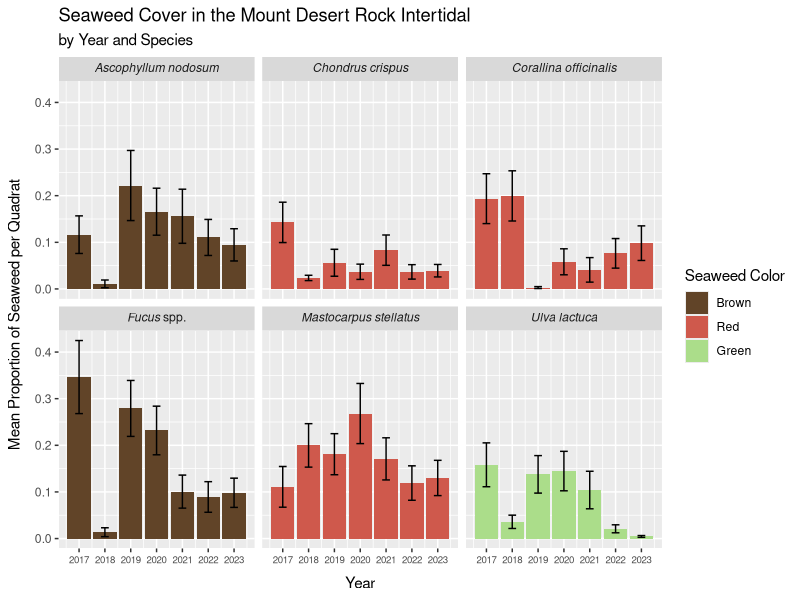

Generate this figure with R:
## ---- chunk 1
knitr::opts_chunk$set(echo = TRUE)
## ---- chunk 2
library(tidyverse)
library(ggplot2)
library(dplyr)
library(ggtext)
library(scales)

se <- function(x) sd(x)/sqrt(length(x))
## ---- chunk 3

expanded_seaweeds_mdr_with_2018 <- read.csv("data/expanded_seaweeds_mdr_with_2018.csv")

## ---- chunk 4

# include caption that says error bars represent +/- 1 standard error

seaweed_labs <- c("<i>Ascophyllum nodosum</i>",
                  "<i>Chondrus crispus</i>",
                  "<i>Corallina officinalis</i>",
                  "<i>Fucus</i> spp.",
                  "<i>Mastocarpus stellatus</i>",
                  "<i>Ulva lactuca</i>")

names(seaweed_labs) <- c("Asco_n",
                         "Chon_c",
                         "Cora_o",
                         "Fucu_spp",
                         "Mast_s",
                         "Ulva_l")

expanded_seaweeds_mdr_with_2018 %>%
  filter(seaweed_simple %in% names(seaweed_labs)) %>%
  group_by(year, tide_ht, quadrat_m, seaweed_simple) %>%
  summarise(sum_proportion = sum(proportion_new)) %>%
  filter(!is.na(quadrat_m)) %>%
  group_by(year, seaweed_simple) %>%
  summarise(mean_proportion = mean(sum_proportion),
            se_proportion = se(sum_proportion)) %>%
  mutate(ymin_seaweeds = mean_proportion - se_proportion) %>%
  mutate(ymin_seaweeds = case_when(ymin_seaweeds < 0 ~ 0,
                          TRUE ~ ymin_seaweeds)) %>%
  mutate(ymax_seaweeds = mean_proportion + se_proportion) %>% 
  mutate(seaweed_color = case_when(seaweed_simple %in% c("Asco_n",
                                                         "Fucu_spp",
                                                         "Lami_spp")
                                                         ~ "Brown",
                                   seaweed_simple %in% c("Cera_r",
                                                         "Chon_c",
                                                         "Cora_o",
                                                         "Mast_s",
                                                         "Porp_sp",
                                                         "Vert_l")
                                                         ~ "Red",
                                   seaweed_simple %in% c("Ulva_i",
                                                         "Ulva_l")
                                                         ~ "Green",
                                   TRUE ~ "Black")) %>%
  mutate(seaweed_color = as.factor(seaweed_color)) %>%
  mutate(seaweed_color = fct_relevel(seaweed_color, c("Brown", "Red", "Green"))) %>%
  ggplot(mapping = aes(year, mean_proportion, fill = seaweed_color)) +
  geom_col(position = "dodge") +
  scale_x_continuous(breaks = breaks_width(1)) +
  geom_errorbar(aes(ymin = ymin_seaweeds, ymax = ymax_seaweeds),
                  width=.3, position = position_dodge(.9)) +
  scale_fill_manual(values = c("Brown" = "#614428",
                               "Red" = "#CF594C",
                               "Green" = "#ABDD8A")) +
  facet_wrap(. ~seaweed_simple, labeller = labeller(seaweed_simple = seaweed_labs)) +
  theme(axis.text.x = element_text(size = 7)) +
  labs(x = "Year",
       y = "Mean Proportion of Seaweed per Quadrat",
       title = "Seaweed Cover in the Mount Desert Rock Intertidal",
       subtitle = "by Year and Species",
       fill = "Seaweed Color") +
  theme(axis.title.y = element_text(margin = margin(t = 0, r = 8, b = 0, l = 0))) +
  theme(axis.title.x = element_text(margin = margin(t = 8, r = 0, b = 0, l = 0))) +
  theme(strip.text = element_markdown())
